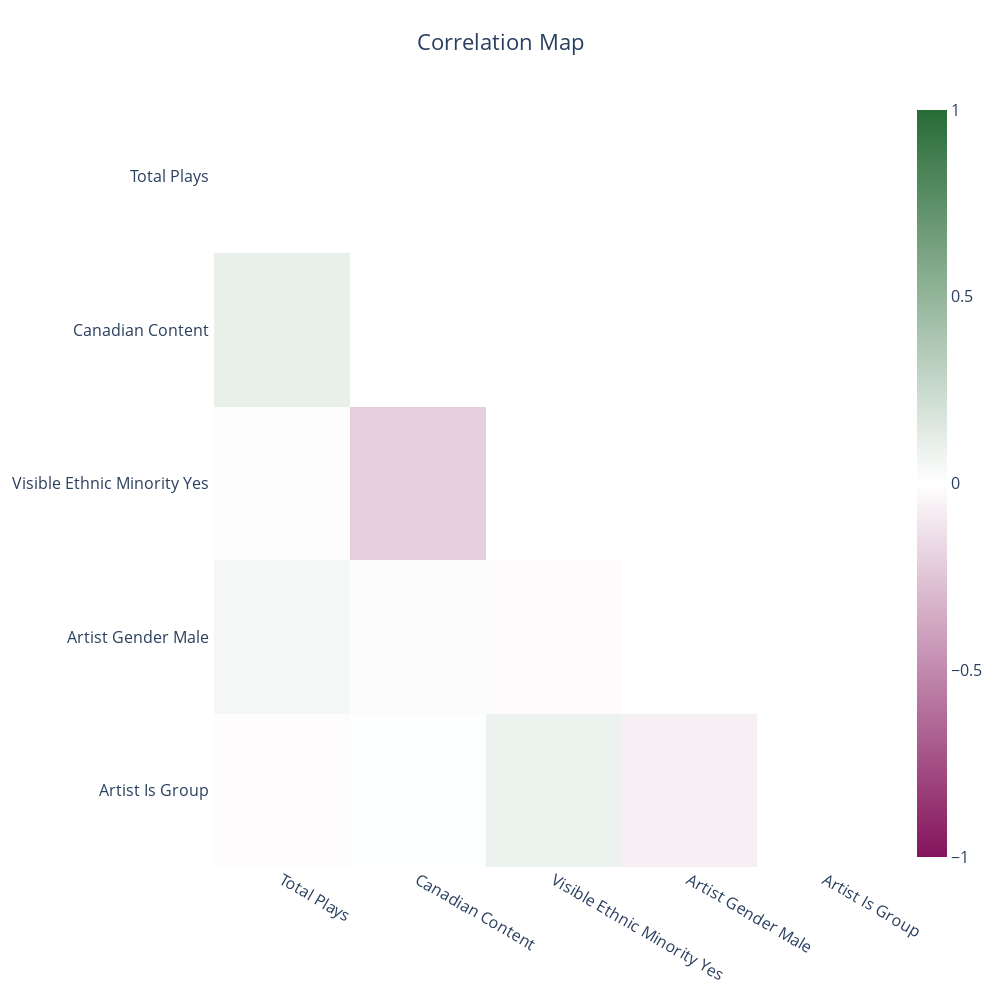

The notebook cell saved with this chart:
### Code cell
artist_correlations = artist_df[[
                                'total_plays',
                                'canadian_content',
                                'visible_ethnic_minority_yes',
                                'artist_gender_male',
                                'artist_is_group'
                                ]]
plot_correlation_matrix(artist_correlations._get_numeric_data())

### Figure 1 — Plotly figure (JSON) as saved in the notebook; plotly's stock layout.template omitted (floating-point values rounded to 4 significant figures)
{"data": [{"colorscale": [[0, "#84145C"], [0.5, "rgb(255,255,255)"], [1, "#276B36"]], "type": "heatmap", "x": ["Total Plays ", "Canadian Content ", "Visible Ethnic Minority Yes ", "Artist Gender Male ", "Artist Is Group "], "y": ["Total Plays ", "Canadian Content ", "Visible Ethnic Minority Yes ", "Artist Gender Male ", "Artist Is Group "], "z": [[null, null, null, null, null], [0.1031, null, null, null, null], [0.01601, -0.2079, null, null, null], [0.05087, -0.01368, -0.01615, null, null], [-0.01077, 0.007436, 0.0858, -0.06992, null]], "zmax": 1, "zmin": -1}], "layout": {"font": {"size": 16}, "height": 1000, "title": {"text": "Correlation Map", "x": 0.5}, "width": 1000, "xaxis": {"showgrid": false, "tickangle": 30, "zeroline": false}, "yaxis": {"autorange": "reversed", "showgrid": false, "zeroline": false}}}
